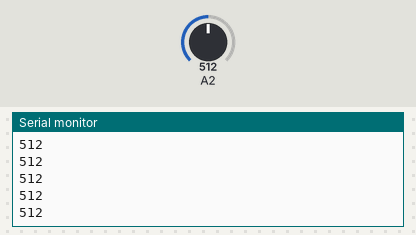
A sketch run on a simulated Arduino Uno, built with avr-gcc and run on an emulated ATmega328P. Shown: the last lines printed to the serial monitor. The test bench sets the inputs (shaded band); at power-on: A2 = 512.

Above: at 1.2 s.
1.3 s: A2 set to 716
At 1.68 s:
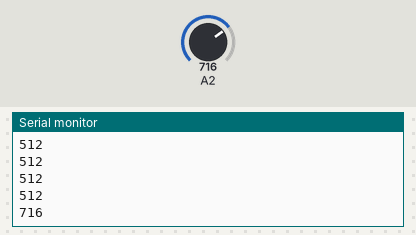
2.8 s: A2 set to 900
At 2.93 s:
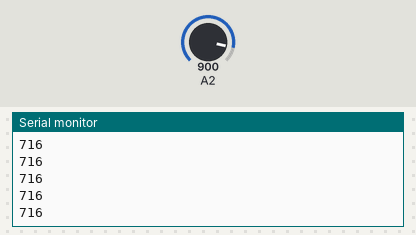
Timing chart, 0 to 5.8 s (numbered marks = the images above; inputs shaded):
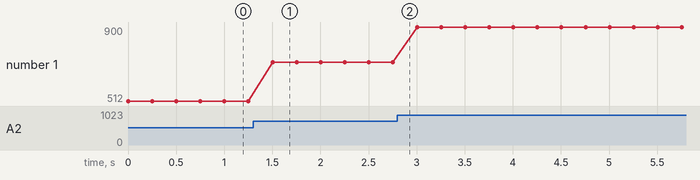

Measured:
- after the input at 1.3 s, the serial monitor: prints a new line after 0.20 s (image 1)
- plotted number 1: 512 → 716 after the input at 1.3 s, 716 → 900 after the input at 2.8 s

The sketch:

potentiometer.ino
```cpp
void setup() {
  Serial.begin(9600);

}

void loop() {
  digitalWrite(LED_BUILTIN,HIGH);
  int count = analogRead(A2);
  Serial.println(count);
  delay(250);
}
```
